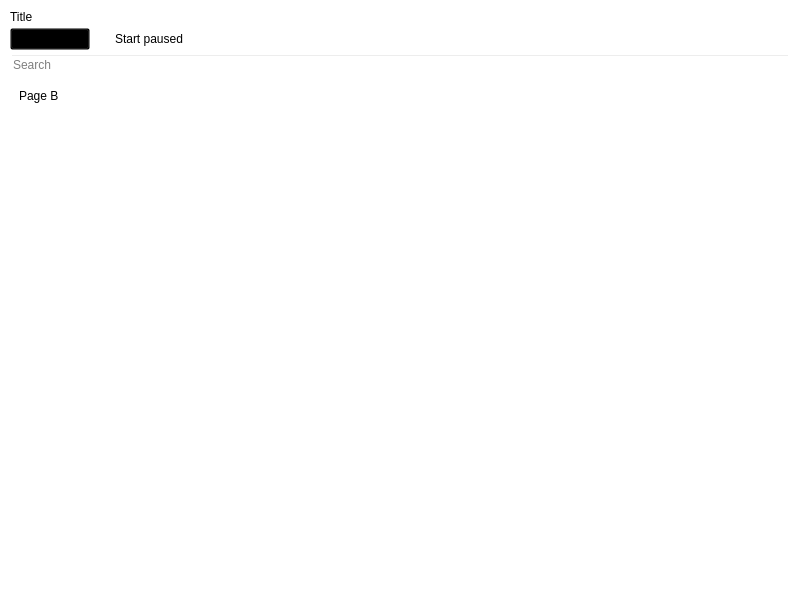
<?xml version="1.0" encoding="UTF-8"?>
<ui version="4.0">
 <class>launcher</class>
 <widget class="QWidget" name="launcher">
  <property name="geometry">
   <rect>
    <x>0</x>
    <y>0</y>
    <width>800</width>
    <height>600</height>
   </rect>
  </property>
  <property name="styleSheet">
   <string notr="true">QWidget { background: transparent; }
QFrame#card { border-image: url(:/t/images/dot.png); }
QPushButton[current=&quot;true&quot;] { color: red; }</string>
  </property>
  <property name="scripts" stdset="0">
   <stringlist>
    <string>Logic.js</string>
   </stringlist>
  </property>
  <widget class="Starfield" name="stars">
   <property name="geometry">
    <rect>
     <x>0</x>
     <y>0</y>
     <width>800</width>
     <height>600</height>
    </rect>
   </property>
   <property name="pixmap">
    <pixmap resource="skin.qrc">:/t/images/preview.png</pixmap>
   </property>
   <property name="scaledContents">
    <bool>true</bool>
   </property>
   <property name="anchor" stdset="0">
    <string>fill</string>
   </property>
   <property name="count" stdset="0">
    <number>50</number>
   </property>
   <property name="drift" stdset="0">
    <number>20</number>
   </property>
  </widget>
  <widget class="QWidget" name="chrome">
   <property name="geometry">
    <rect>
     <x>0</x>
     <y>0</y>
     <width>800</width>
     <height>600</height>
    </rect>
   </property>
   <property name="anchor" stdset="0">
    <string>fill</string>
   </property>
   <layout class="QVBoxLayout" name="chromeLayout" stretch="0,0,0,0,0,1,0">
    <property name="spacing">
     <number>4</number>
    </property>
    <property name="leftMargin">
     <number>10</number>
    </property>
    <property name="topMargin">
     <number>10</number>
    </property>
    <property name="rightMargin">
     <number>10</number>
    </property>
    <property name="bottomMargin">
     <number>10</number>
    </property>
    <item>
     <widget class="QLabel" name="title">
      <property name="text">
       <string>Title</string>
      </property>
      <property name="bind" stdset="0">
       <string>path ? (info.name || path) : 'None'</string>
      </property>
      <property name="maxLines" stdset="0">
       <number>2</number>
      </property>
      <property name="letterSpacing" stdset="0">
       <double>2.500000000000000</double>
      </property>
     </widget>
    </item>
    <item>
     <layout class="QHBoxLayout" name="buttons">
      <property name="spacing">
       <number>6</number>
      </property>
      <item>
       <widget class="QPushButton" name="go">
        <property name="text">
         <string>GO</string>
        </property>
        <property name="cursor">
         <cursorShape>PointingHandCursor</cursorShape>
        </property>
        <property name="action" stdset="0">
         <string>Launcher.launch(path)</string>
        </property>
        <property name="enableIf" stdset="0">
         <string>Launcher.canLaunch</string>
        </property>
        <property name="bind_current" stdset="0">
         <string>page === 'B'</string>
        </property>
        <property name="glowColor" stdset="0">
         <color alpha="255">
          <red>245</red>
          <green>165</green>
          <blue>36</blue>
         </color>
        </property>
        <property name="glowRings" stdset="0">
         <number>3</number>
        </property>
        <property name="glowStep" stdset="0">
         <double>3.000000000000000</double>
        </property>
        <property name="glowAlpha" stdset="0">
         <double>0.160000000000000</double>
        </property>
       </widget>
      </item>
      <item>
       <widget class="QCheckBox" name="paused">
        <property name="text">
         <string>Start paused</string>
        </property>
        <property name="bind" stdset="0">
         <string>Launcher.startPaused</string>
        </property>
        <property name="action" stdset="0">
         <string>Launcher.startPaused = !Launcher.startPaused</string>
        </property>
       </widget>
      </item>
      <item>
       <spacer name="buttonsSpacer">
        <property name="orientation">
         <enum>Qt::Orientation::Horizontal</enum>
        </property>
        <property name="sizeHint" stdset="0">
         <size>
          <width>40</width>
          <height>20</height>
         </size>
        </property>
       </spacer>
      </item>
     </layout>
    </item>
    <item>
     <widget class="QLineEdit" name="search">
      <property name="placeholderText">
       <string>Search</string>
      </property>
      <property name="model" stdset="0">
       <string>ui.query</string>
      </property>
     </widget>
    </item>
    <item>
     <widget class="QStackedWidget" name="pages">
      <property name="currentIndex">
       <number>1</number>
      </property>
      <property name="bind" stdset="0">
       <string>page</string>
      </property>
      <widget class="QWidget" name="pageA">
       <property name="page" stdset="0">
        <string>A</string>
       </property>
       <property name="key_Return" stdset="0">
        <string>ui.pressed = (ui.pressed || 0) + 1</string>
       </property>
       <layout class="QVBoxLayout" name="pageALayout">
        <item>
         <widget class="QLabel" name="aLabel">
          <property name="bind" stdset="0">
           <string>'query: ' + (ui.query || '')</string>
          </property>
         </widget>
        </item>
       </layout>
      </widget>
      <widget class="QWidget" name="pageB">
       <property name="page" stdset="0">
        <string>B</string>
       </property>
       <layout class="QVBoxLayout" name="pageBLayout">
        <item>
         <widget class="QLabel" name="bLabel">
          <property name="text">
           <string>Page B</string>
          </property>
         </widget>
        </item>
       </layout>
      </widget>
     </widget>
    </item>
    <item>
     <widget class="QWidget" name="cards">
      <property name="minimumSize">
       <size>
        <width>0</width>
        <height>80</height>
       </size>
      </property>
      <property name="list" stdset="0">
       <string>Logic.cards()</string>
      </property>
      <property name="fit" stdset="0">
       <bool>true</bool>
      </property>
      <layout class="QHBoxLayout" name="cardsLayout">
       <property name="spacing">
        <number>10</number>
       </property>
       <property name="leftMargin">
        <number>0</number>
       </property>
       <property name="topMargin">
        <number>0</number>
       </property>
       <property name="rightMargin">
        <number>0</number>
       </property>
       <property name="bottomMargin">
        <number>0</number>
       </property>
       <item>
        <widget class="QFrame" name="card">
         <property name="minimumSize">
          <size>
           <width>100</width>
           <height>80</height>
          </size>
         </property>
         <property name="maximumSize">
          <size>
           <width>100</width>
           <height>80</height>
          </size>
         </property>
         <property name="template" stdset="0">
          <bool>true</bool>
         </property>
         <property name="action" stdset="0">
          <string>Launcher.currentScenario = item.path</string>
         </property>
         <property name="doubleAction" stdset="0">
          <string>Launcher.launch(item.path)</string>
         </property>
         <widget class="QLabel" name="cardTitle">
          <property name="geometry">
           <rect>
            <x>8</x>
            <y>50</y>
            <width>84</width>
            <height>20</height>
           </rect>
          </property>
          <property name="bind" stdset="0">
           <string>item.title + ' #' + index</string>
          </property>
          <property name="anchor" stdset="0">
           <string>left right bottom</string>
          </property>
         </widget>
        </widget>
       </item>
       <item>
        <spacer name="cardsSpacer">
         <property name="orientation">
          <enum>Qt::Orientation::Horizontal</enum>
         </property>
         <property name="sizeHint" stdset="0">
          <size>
           <width>0</width>
           <height>20</height>
          </size>
         </property>
        </spacer>
       </item>
      </layout>
     </widget>
    </item>
    <item>
     <widget class="QScrollArea" name="grid">
      <property name="verticalScrollBarPolicy">
       <enum>Qt::ScrollBarPolicy::ScrollBarAlwaysOff</enum>
      </property>
      <property name="widgetResizable">
       <bool>true</bool>
      </property>
      <widget class="QWidget" name="gridBody">
       <property name="geometry">
        <rect>
         <x>0</x>
         <y>0</y>
         <width>760</width>
         <height>200</height>
        </rect>
       </property>
       <property name="list" stdset="0">
        <string>Logic.many()</string>
       </property>
       <property name="cellWidth" stdset="0">
        <number>120</number>
       </property>
       <property name="cellHeight" stdset="0">
        <number>100</number>
       </property>
       <widget class="QFrame" name="cell">
        <property name="geometry">
         <rect>
          <x>0</x>
          <y>0</y>
          <width>110</width>
          <height>90</height>
         </rect>
        </property>
        <property name="template" stdset="0">
         <bool>true</bool>
        </property>
        <widget class="QLabel" name="cellText">
         <property name="geometry">
          <rect>
           <x>4</x>
           <y>4</y>
           <width>100</width>
           <height>20</height>
          </rect>
         </property>
         <property name="bind" stdset="0">
          <string>'cell ' + item</string>
         </property>
        </widget>
       </widget>
      </widget>
     </widget>
    </item>
    <item>
     <widget class="QLabel" name="ticker">
      <property name="tick" stdset="0">
       <number>100</number>
      </property>
      <property name="bind" stdset="0">
       <string>'t' + (ui.ticks = (ui.ticks || 0) + 1)</string>
      </property>
     </widget>
    </item>
   </layout>
  </widget>
  <widget class="QLabel" name="toast">
   <property name="geometry">
    <rect>
     <x>350</x>
     <y>500</y>
     <width>100</width>
     <height>30</height>
    </rect>
   </property>
   <property name="anchor" stdset="0">
    <string>hcenter bottom</string>
   </property>
   <property name="clickThrough" stdset="0">
    <bool>true</bool>
   </property>
  </widget>
 </widget>
 <customwidgets>
  <customwidget>
   <class>Starfield</class>
   <extends>QLabel</extends>
   <header>starfield.h</header>
  </customwidget>
 </customwidgets>
 <resources>
  <include location="skin.qrc"/>
 </resources>
 <connections/>
</ui>
